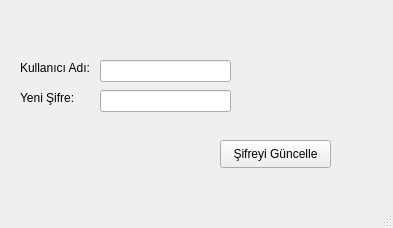
<?xml version="1.0" encoding="UTF-8"?>
<ui version="4.0">
 <class>UpdatePasswordDialog</class>
 <widget class="QMainWindow" name="UpdatePasswordDialog">
  <property name="geometry">
   <rect>
    <x>0</x>
    <y>0</y>
    <width>393</width>
    <height>228</height>
   </rect>
  </property>
  <property name="windowTitle">
   <string>MainWindow</string>
  </property>
  <widget class="QWidget" name="centralwidget">
   <widget class="QLabel" name="label">
    <property name="geometry">
     <rect>
      <x>20</x>
      <y>60</y>
      <width>81</width>
      <height>16</height>
     </rect>
    </property>
    <property name="text">
     <string>Kullanıcı Adı:</string>
    </property>
   </widget>
   <widget class="QLabel" name="label_2">
    <property name="geometry">
     <rect>
      <x>20</x>
      <y>90</y>
      <width>61</width>
      <height>16</height>
     </rect>
    </property>
    <property name="text">
     <string>Yeni Şifre:</string>
    </property>
   </widget>
   <widget class="QPushButton" name="pushButton">
    <property name="geometry">
     <rect>
      <x>220</x>
      <y>140</y>
      <width>111</width>
      <height>28</height>
     </rect>
    </property>
    <property name="text">
     <string>Şifreyi Güncelle</string>
    </property>
   </widget>
   <widget class="QLineEdit" name="lineEdit">
    <property name="geometry">
     <rect>
      <x>100</x>
      <y>60</y>
      <width>131</width>
      <height>22</height>
     </rect>
    </property>
   </widget>
   <widget class="QLineEdit" name="lineEdit_2">
    <property name="geometry">
     <rect>
      <x>100</x>
      <y>90</y>
      <width>131</width>
      <height>22</height>
     </rect>
    </property>
    <property name="echoMode">
     <enum>QLineEdit::Password</enum>
    </property>
   </widget>
  </widget>
  <widget class="QMenuBar" name="menubar">
   <property name="geometry">
    <rect>
     <x>0</x>
     <y>0</y>
     <width>393</width>
     <height>26</height>
    </rect>
   </property>
  </widget>
  <widget class="QStatusBar" name="statusbar"/>
 </widget>
 <resources/>
 <connections/>
</ui>
